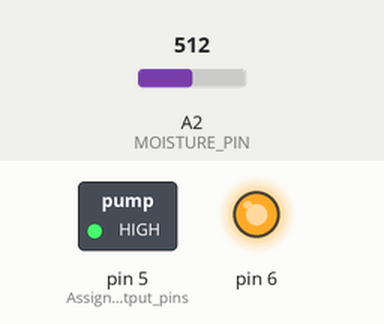
The sketch below on a simulated Arduino Uno, built with avr-gcc and run on an emulated ATmega328P. Shown: switched loads named in the sketch (green lamp = pin HIGH), output pins drawn as LEDs (lit = HIGH). Inputs (shaded band) come from the test bench; at power-on: A2 (MOISTURE_PIN) = 512. What the sketch prints to the serial monitor is not drawn.

Above: at 0.5 s.
At 6.0 s:
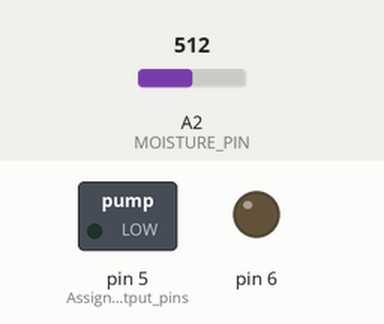
Timing chart, 0 to 14.3 s (numbered marks = the images above):
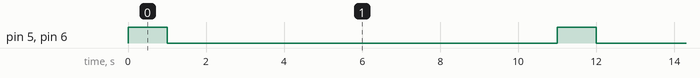

Measured:
- by itself, pin 5 (Assign_pump_output_pins), pin 6: alternates HIGH for 1.0 s and LOW for 10.0 s

The sketch:

WaterPumpActivation_code.ino
```cpp
#define MOISTURE_PIN A2  // define the analog input pin for the soil moisture sensor

 int soilMoisture;

void setup() {
    Serial.begin(9600); // Initialise serial communication for data readout
    pinMode(5, OUTPUT); // Assign pump output pins
    pinMode(6, OUTPUT);
    digitalWrite(5, LOW); // Ensure pump is off initially
    digitalWrite(6, LOW);
}

void loop() {
  digitalWrite(5, LOW); // Ensure pump is off when no conditions are satisfied
  digitalWrite(6, LOW);

  soilMoisture = analogRead(MOISTURE_PIN); // Reading and printing soil moisture value
  Serial.print("Soil Moisture: ");
  Serial.print(soilMoisture);

  if ((soilMoisture < 400) && (soilMoisture >= 0)) { // If soil moisture value is 0 - 399
      digitalWrite(5, HIGH);
      digitalWrite(6, HIGH);
      delay(1500);          // Turn on water pump for 1.5 seconds
      digitalWrite(5, LOW);
      digitalWrite(6, LOW);
      delay(2000);         // Turn off water pump for 2 seconds
    }
    else if ((soilMoisture >= 400) && (soilMoisture < 600)) { // If soil moisture value is 400 - 600
      digitalWrite(5, HIGH);
      digitalWrite(6, HIGH);
      delay(1000);          // Turn on pump for 1 second
      digitalWrite(5, LOW);
      digitalWrite(6, LOW);
      delay(6000);         // Turn off water pump for 6 seconds
    }
    else if (soilMoisture >= 600) { // If soil moisture value is larger than 600
        digitalWrite(5, LOW); // Turn off water pump
        digitalWrite(6, LOW);

    }
    delay(4000); // Delay for 4 seconds between each soil moisture reading
}
```
